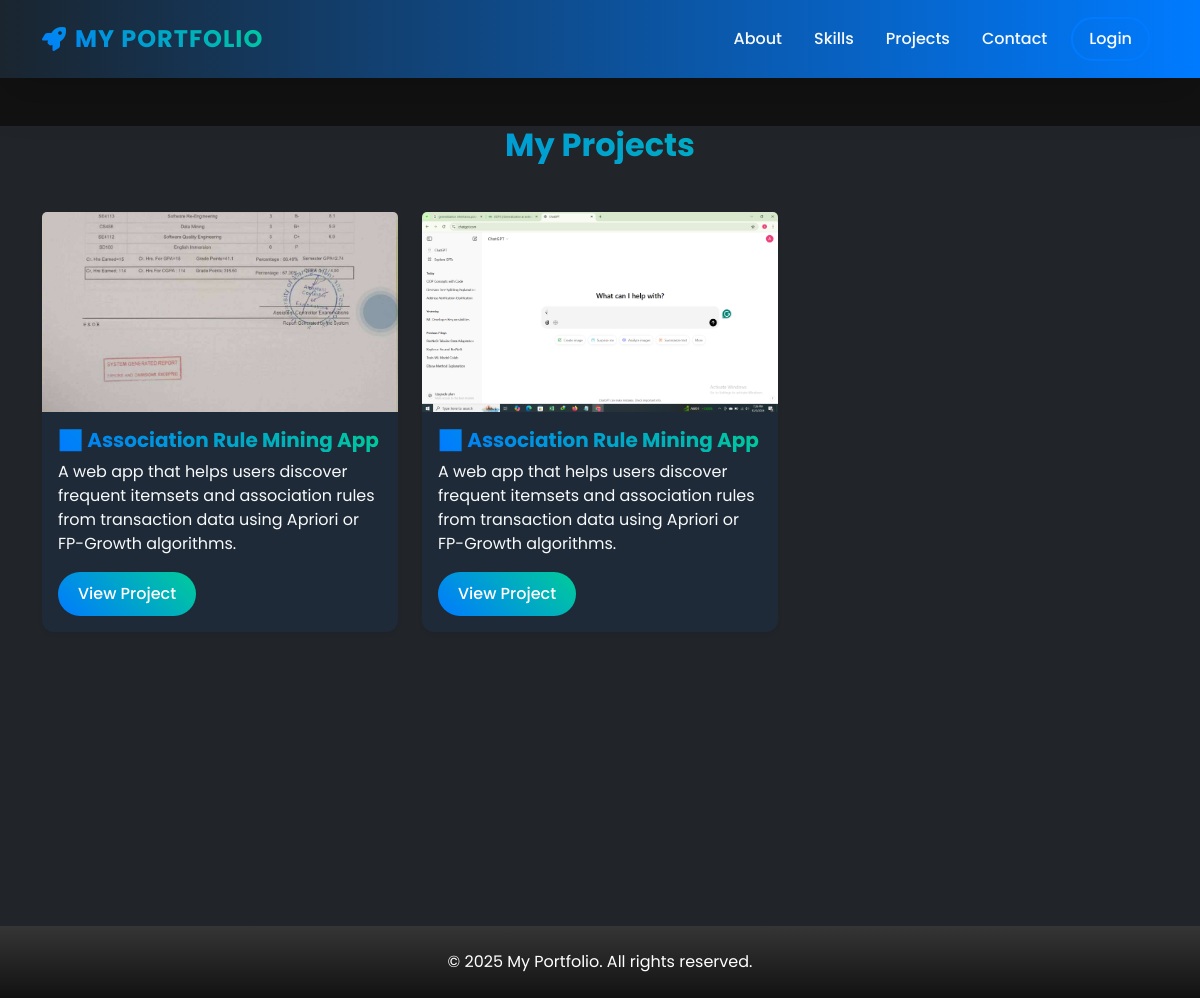
/projects/, run on the app's committed database.
### portfolio/models.py (models this page shows, shortened)
class Project(models.Model):
    user = models.ForeignKey(User, on_delete=models.CASCADE)
    title = models.CharField(max_length=200)
    description = models.TextField()
    image = models.ImageField(upload_to='uploads/', blank=True, null=True)
    link = models.URLField(blank=True, null=True)
    created_at = models.DateTimeField(auto_now_add=True)

### portfolio/views.py (the view)
# urls.py: path('projects/', views.projects, name='projects'),
def projects(request):
    projects = Project.objects.filter(user__is_active=True)
    return render(request, 'projects.html', {'projects': projects})

### portfolio/templates/projects.html
{% extends 'base.html' %}
{% load static %}
{% block content %}
<div class="container my-5">
    <h2 class="text-center mb-5 fw-bold text-gradient">My Projects</h2>
    <div class="row">
        {% for project in projects %}
        <div class="col-md-4 mb-4">
            <div class="card shadow-sm border-0 h-100 transition-scale bg-dark-card">
                <img src="{% if project.image %}{{ project.image.url }}{% else %}{% static 'uploads/default_project.jpg' %}{% endif %}" class="card-img-top" alt="{{ project.title }}" style="height: 200px; object-fit: cover;">
                <div class="card-body">
                    <h5 class="card-title fw-bold text-gradient">{{ project.title }}</h5>
                    <p class="card-text text-light">{{ project.description|truncatewords:20 }}</p>
                    {% if project.link %}
                    <a href="{{ project.link }}" class="btn btn-primary rounded-pill" target="_blank">View Project</a>
                    {% endif %}
                </div>
            </div>
        </div>
        {% empty %}
        <p class="text-center text-muted">No projects added yet.</p>
        {% endfor %}
    </div>
</div>
{% endblock %}

### portfolio/static/css/styles.css (style rules this page uses)
:root { --primary: #007bff; --secondary: #6c757d; --accent: #00cc99; --dark: #1a252f; --light: #f8f9fa; --dark-bg: #121212; --dark-card: #1e2a38; --nav-hover: #00e6b8; }
body { font-family: 'Poppins', sans-serif; background-color: var(--dark-bg); color: var(--light); }
.text-gradient { background: linear-gradient(45deg, var(--primary), var(--accent)); -webkit-background-clip: text; -webkit-text-fill-color: transparent; }
.card { transition: transform 0.3s ease, box-shadow 0.3s ease; border-radius: 12px; background-color: var(--dark-card); }
.transition-scale { transition: transform 0.3s ease, box-shadow 0.3s ease; }
.btn-primary { background: linear-gradient(45deg, var(--primary), var(--accent)); border: none; padding: 10px 20px; font-weight: 500; transition: all 0.3s ease; }

### data on the page
Project: image (picture), title "📊 Association Rule Mining App", description "A web app that helps users discover frequent itemsets and association rules from transaction data using Apriori or FP-Growth algorithms."
Project: image (picture), title "📊 Association Rule Mining App", description "A web app that helps users discover frequent itemsets and association rules from transaction data using Apriori or FP-Growth algorithms."
